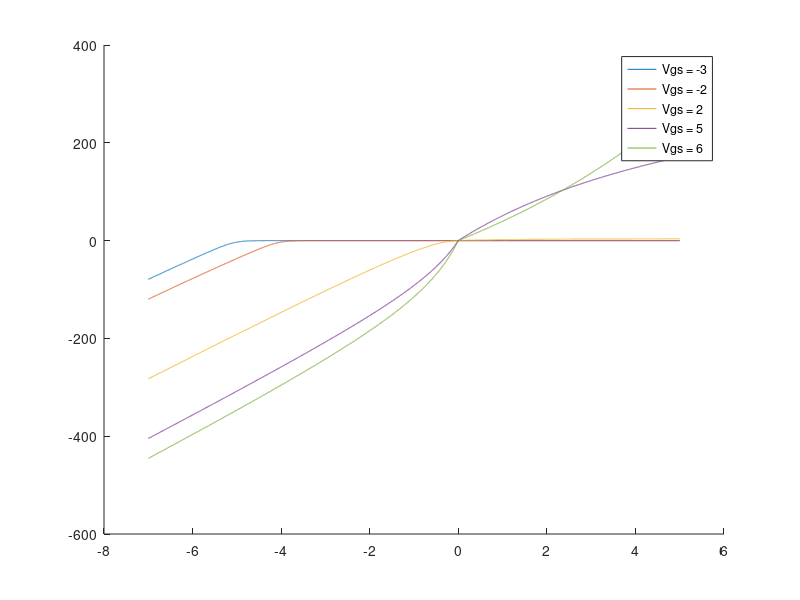

Source code (MATLAB):
close all
clear all
clc
Vgs = -3:1:6;
Vds = -7:0.001:5;
K1 = 0.283;
b1 = 2.035;
c1 = 0.124;
d1 = 1.159;
e1 = -0.204;
m1 = 30.972;
n1 = -4.48;
K2 = 7.114;
b2 = 2.054;
c2 = 0.153;
for GateIndex = 1:10
    for i=1:((12/0.001)+1)
        GS = Vgs(GateIndex);
        DS = Vds(i);
        GD = GS - DS;
        if Vds(i)>0
            I(GateIndex,i) = K1*log(1+exp((GS-b1)/c1))*(m1+n1*GS)*DS/(1+(d1+e1*GS)*DS);
        else
            I(GateIndex,i) = -K2*log(1+exp((GD-b2)/c2))*(-DS/(1-DS));
        end
    end
end

hold all
for j=[1,2,6,9,10]
    plot(Vds, I(j,:));
end
hold off
legend ('Vgs = -3','Vgs = -2','Vgs = 2','Vgs = 5','Vgs = 6');
